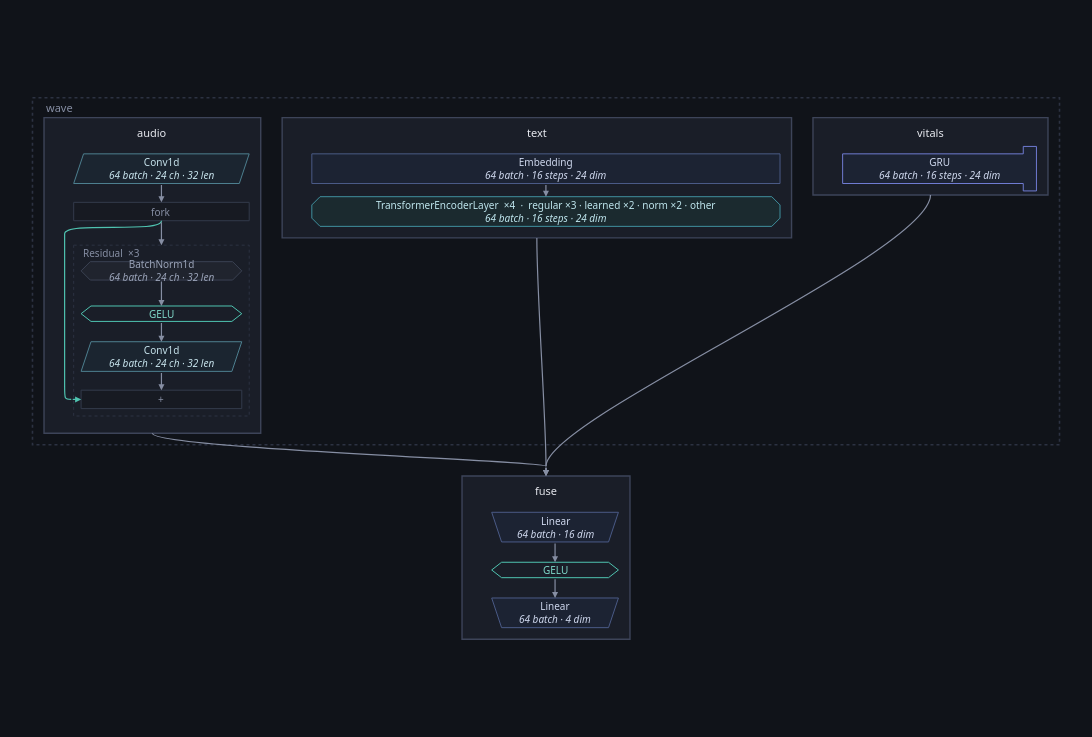

Source (notebook cell):
### Code cell
opened.figure(inside=architecture(opened, ONE))

### Figure 1 — Plotly figure (JSON) as saved in the notebook; plotly's stock layout.template omitted (floating-point values rounded to 4 significant figures)
{"data": [{"hoverinfo": "text", "hovertext": ["<b>audio</b><br>class: Audio<br>device: cpu", "<b>text</b><br>class: Text<br>device: cpu", "<b>vitals</b><br>class: Vitals<br>device: cpu", "<b>fuse</b><br>class: Fuse<br>device: cpu"], "marker": {"opacity": 0, "size": 1}, "mode": "markers", "showlegend": false, "type": "scatter", "x": [145.5, 612.1, 1090.0, 623.2], "y": [215.5, 97.0, 71.0, 558.0]}], "layout": {"annotations": [{"align": "left", "font": {"color": "#868ea3", "family": "system-ui, -apple-system, Segoe UI, Roboto, sans-serif", "size": 11}, "showarrow": false, "text": "wave", "x": 14.0, "xanchor": "left", "y": 12.0, "yanchor": "middle"}, {"align": "center", "font": {"color": "#e7e9ef", "family": "system-ui, -apple-system, Segoe UI, Roboto, sans-serif", "size": 11}, "showarrow": false, "text": "audio", "x": 145.5, "xanchor": "center", "y": 41.5, "yanchor": "middle"}, {"align": "center", "font": {"color": "#c7e3ec", "family": "system-ui, -apple-system, Segoe UI, Roboto, sans-serif", "size": 10}, "showarrow": false, "text": "Conv1d<br><i>64 batch · 24 ch · 32 len</i>", "x": 156.5, "xanchor": "center", "y": 86.0, "yanchor": "middle"}, {"align": "center", "font": {"color": "#868ea3", "family": "system-ui, -apple-system, Segoe UI, Roboto, sans-serif", "size": 10}, "showarrow": false, "text": "fork", "x": 156.5, "xanchor": "center", "y": 138.0, "yanchor": "middle"}, {"align": "center", "font": {"color": "#9aa3b8", "family": "system-ui, -apple-system, Segoe UI, Roboto, sans-serif", "size": 10}, "showarrow": false, "text": "BatchNorm1d<br><i>64 batch · 24 ch · 32 len</i>", "x": 156.5, "xanchor": "center", "y": 210.0, "yanchor": "middle"}, {"align": "center", "font": {"color": "#7fd8c9", "family": "system-ui, -apple-system, Segoe UI, Roboto, sans-serif", "size": 10}, "showarrow": false, "text": "GELU", "x": 156.5, "xanchor": "center", "y": 262.0, "yanchor": "middle"}, {"align": "center", "font": {"color": "#c7e3ec", "family": "system-ui, -apple-system, Segoe UI, Roboto, sans-serif", "size": 10}, "showarrow": false, "text": "Conv1d<br><i>64 batch · 24 ch · 32 len</i>", "x": 156.5, "xanchor": "center", "y": 314.0, "yanchor": "middle"}, {"align": "center", "font": {"color": "#868ea3", "family": "system-ui, -apple-system, Segoe UI, Roboto, sans-serif", "size": 10}, "showarrow": false, "text": "+", "x": 156.5, "xanchor": "center", "y": 366.0, "yanchor": "middle"}, {"align": "left", "font": {"color": "#868ea3", "family": "system-ui, -apple-system, Segoe UI, Roboto, sans-serif", "size": 10}, "showarrow": false, "text": "Residual  ×3", "x": 59.0, "xanchor": "left", "y": 188.8, "yanchor": "middle"}, {"align": "center", "font": {"color": "#e7e9ef", "family": "system-ui, -apple-system, Segoe UI, Roboto, sans-serif", "size": 11}, "showarrow": false, "text": "text", "x": 612.1, "xanchor": "center", "y": 41.5, "yanchor": "middle"}, {"align": "center", "font": {"color": "#cfd8ee", "family": "system-ui, -apple-system, Segoe UI, Roboto, sans-serif", "size": 10}, "showarrow": false, "text": "Embedding<br><i>64 batch · 16 steps · 24 dim</i>", "x": 623.1, "xanchor": "center", "y": 86.0, "yanchor": "middle"}, {"align": "center", "font": {"color": "#bfe6ee", "family": "system-ui, -apple-system, Segoe UI, Roboto, sans-serif", "size": 10}, "showarrow": false, "text": "TransformerEncoderLayer  ×4  ·  regular ×3 · learned ×2 · norm ×2 · other<br><i>64 batch · 16 steps · 24 dim</i>", "x": 623.1, "xanchor": "center", "y": 138.0, "yanchor": "middle"}, {"align": "center", "font": {"color": "#e7e9ef", "family": "system-ui, -apple-system, Segoe UI, Roboto, sans-serif", "size": 11}, "showarrow": false, "text": "vitals", "x": 1090.0, "xanchor": "center", "y": 41.5, "yanchor": "middle"}, {"align": "center", "font": {"color": "#cfd8ee", "family": "system-ui, -apple-system, Segoe UI, Roboto, sans-serif", "size": 10}, "showarrow": false, "text": "GRU<br><i>64 batch · 16 steps · 24 dim</i>", "x": 1101.0, "xanchor": "center", "y": 86.0, "yanchor": "middle"}, {"align": "center", "font": {"color": "#e7e9ef", "family": "system-ui, -apple-system, Segoe UI, Roboto, sans-serif", "size": 11}, "showarrow": false, "text": "fuse", "x": 623.2, "xanchor": "center", "y": 476.5, "yanchor": "middle"}, {"align": "center", "font": {"color": "#cfd8ee", "family": "system-ui, -apple-system, Segoe UI, Roboto, sans-serif", "size": 10}, "showarrow": false, "text": "Linear<br><i>64 batch · 16 dim</i>", "x": 634.2, "xanchor": "center", "y": 521.0, "yanchor": "middle"}, {"align": "center", "font": {"color": "#7fd8c9", "family": "system-ui, -apple-system, Segoe UI, Roboto, sans-serif", "size": 10}, "showarrow": false, "text": "GELU", "x": 634.2, "xanchor": "center", "y": 573.0, "yanchor": "middle"}, {"align": "center", "font": {"color": "#cfd8ee", "family": "system-ui, -apple-system, Segoe UI, Roboto, sans-serif", "size": 10}, "showarrow": false, "text": "Linear<br><i>64 batch · 4 dim</i>", "x": 634.2, "xanchor": "center", "y": 625.0, "yanchor": "middle"}, {"arrowcolor": "#868ea3", "arrowhead": 2, "arrowsize": 1, "arrowwidth": 1.2, "ax": 156.5, "axref": "x", "ay": 149.2, "ayref": "y", "showarrow": true, "text": "", "x": 156.5, "xref": "x", "y": 178.8, "yref": "y"}, {"arrowcolor": "#868ea3", "arrowhead": 2, "arrowsize": 1, "arrowwidth": 1.2, "ax": 156.5, "axref": "x", "ay": 221.2, "ayref": "y", "showarrow": true, "text": "", "x": 156.5, "xref": "x", "y": 252.6, "yref": "y"}, {"arrowcolor": "#868ea3", "arrowhead": 2, "arrowsize": 1, "arrowwidth": 1.2, "ax": 156.5, "axref": "x", "ay": 271.4, "ayref": "y", "showarrow": true, "text": "", "x": 156.5, "xref": "x", "y": 296.0, "yref": "y"}, {"arrowcolor": "#4fc3b0", "arrowhead": 2, "arrowsize": 1, "arrowwidth": 1.2, "ax": 47.0, "axref": "x", "ay": 366.0, "ayref": "y", "showarrow": true, "text": "", "x": 59.0, "xref": "x", "y": 366.0, "yref": "y"}, {"arrowcolor": "#868ea3", "arrowhead": 2, "arrowsize": 1, "arrowwidth": 1.2, "ax": 156.5, "axref": "x", "ay": 332.0, "ayref": "y", "showarrow": true, "text": "", "x": 156.5, "xref": "x", "y": 354.8, "yref": "y"}, {"arrowcolor": "#868ea3", "arrowhead": 2, "arrowsize": 1, "arrowwidth": 1.2, "ax": 156.5, "axref": "x", "ay": 104.0, "ayref": "y", "showarrow": true, "text": "", "x": 156.5, "xref": "x", "y": 126.8, "yref": "y"}, {"arrowcolor": "#868ea3", "arrowhead": 2, "arrowsize": 1, "arrowwidth": 1.2, "ax": 623.1, "axref": "x", "ay": 104.0, "ayref": "y", "showarrow": true, "text": "", "x": 623.1, "xref": "x", "y": 120.0, "yref": "y"}, {"arrowcolor": "#868ea3", "arrowhead": 2, "arrowsize": 1, "arrowwidth": 1.2, "ax": 634.2, "axref": "x", "ay": 539.0, "ayref": "y", "showarrow": true, "text": "", "x": 634.2, "xref": "x", "y": 563.6, "yref": "y"}, {"arrowcolor": "#868ea3", "arrowhead": 2, "arrowsize": 1, "arrowwidth": 1.2, "ax": 634.2, "axref": "x", "ay": 582.4, "ayref": "y", "showarrow": true, "text": "", "x": 634.2, "xref": "x", "y": 607.0, "yref": "y"}, {"arrowcolor": "#868ea3", "arrowhead": 2, "arrowsize": 1, "arrowwidth": 1.2, "ax": 623.2, "axref": "x", "ay": 447.0, "ayref": "y", "showarrow": true, "text": "", "x": 623.2, "xref": "x", "y": 459.0, "yref": "y"}, {"arrowcolor": "#868ea3", "arrowhead": 2, "arrowsize": 1, "arrowwidth": 1.2, "ax": 623.2, "axref": "x", "ay": 447.0, "ayref": "y", "showarrow": true, "text": "", "x": 623.2, "xref": "x", "y": 459.0, "yref": "y"}, {"arrowcolor": "#868ea3", "arrowhead": 2, "arrowsize": 1, "arrowwidth": 1.2, "ax": 623.2, "axref": "x", "ay": 447.0, "ayref": "y", "showarrow": true, "text": "", "x": 623.2, "xref": "x", "y": 459.0, "yref": "y"}], "font": {"color": "#e7e9ef", "family": "system-ui, -apple-system, Segoe UI, Roboto, sans-serif", "size": 12}, "height": 737.0, "hoverlabel": {"align": "left", "bgcolor": "#1a1e28", "bordercolor": "#2c3242", "font": {"color": "#e7e9ef", "family": "system-ui, -apple-system, Segoe UI, Roboto, sans-serif"}}, "legend": {"bgcolor": "rgba(0,0,0,0)", "font": {"color": "#868ea3"}, "orientation": "h", "x": 1, "xanchor": "right", "y": 1.02, "yanchor": "bottom"}, "margin": {"b": 16, "l": 16, "r": 16, "t": 16}, "paper_bgcolor": "#101319", "plot_bgcolor": "#101319", "shapes": [{"fillcolor": "rgba(0,0,0,0)", "layer": "below", "line": {"color": "#2c3242", "dash": "dot", "width": 1.6}, "type": "rect", "x0": 0.0, "x1": 1246.0, "y0": 0.0, "y1": 421.0}, {"fillcolor": "#1a1e28", "layer": "below", "line": {"color": "#3d4459", "width": 1.4}, "type": "rect", "x0": 14.0, "x1": 277.0, "y0": 24.0, "y1": 407.0}, {"fillcolor": "#1b2530", "layer": "below", "line": {"color": "#4d7f8f", "width": 1.0}, "path": "M 62.0,68.0 L 263.0,68.0 L 251.0,104.0 L 50.0,104.0 Z", "type": "path", "xref": "x", "yref": "y"}, {"fillcolor": "#171a22", "layer": "below", "line": {"color": "#333a4b", "width": 1.0}, "path": "M 50.0,126.84 L 263.0,126.84 L 263.0,149.16 L 50.0,149.16 Z", "type": "path", "xref": "x", "yref": "y"}, {"fillcolor": "#20242e", "layer": "below", "line": {"color": "#3a4152", "width": 1.0}, "path": "M 70.16,198.84 L 242.84,198.84 L 254.0,210.0 L 242.84,221.16 L 70.16,221.16 L 59.0,210.0 Z", "type": "path", "xref": "x", "yref": "y"}, {"fillcolor": "rgba(0,0,0,0)", "layer": "below", "line": {"color": "#4fc3b0", "width": 1.0}, "path": "M 59.0,262.0 L 71.0,252.64 L 242.0,252.64 L 254.0,262.0 L 242.0,271.36 L 71.0,271.36 Z", "type": "path", "xref": "x", "yref": "y"}, {"fillcolor": "#1b2530", "layer": "below", "line": {"color": "#4d7f8f", "width": 1.0}, "path": "M 71.0,296.0 L 254.0,296.0 L 242.0,332.0 L 59.0,332.0 Z", "type": "path", "xref": "x", "yref": "y"}, {"fillcolor": "#171a22", "layer": "below", "line": {"color": "#333a4b", "width": 1.0}, "path": "M 59.0,354.84 L 254.0,354.84 L 254.0,377.15999999999997 L 59.0,377.15999999999997 Z", "type": "path", "xref": "x", "yref": "y"}, {"layer": "below", "line": {"color": "#2c3242", "dash": "dot", "width": 1.0}, "type": "rect", "x0": 50.0, "x1": 263.0, "y0": 178.8, "y1": 386.2}, {"fillcolor": "#1a1e28", "layer": "below", "line": {"color": "#3d4459", "width": 1.4}, "type": "rect", "x0": 303.0, "x1": 921.2, "y0": 24.0, "y1": 170.0}, {"fillcolor": "#1c2333", "layer": "below", "line": {"color": "#4a5a86", "width": 1.0}, "path": "M 339.0,68.0 L 907.2,68.0 L 907.2,104.0 L 339.0,104.0 Z", "type": "path", "xref": "x", "yref": "y"}, {"fillcolor": "#1b2a2f", "layer": "below", "line": {"color": "#3f8f9d", "width": 1.0}, "path": "M 349.0,120.0 L 897.2,120.0 L 907.2,130.0 L 907.2,146.0 L 897.2,156.0 L 349.0,156.0 L 339.0,146.0 L 339.0,130.0 Z", "type": "path", "xref": "x", "yref": "y"}, {"fillcolor": "#1a1e28", "layer": "below", "line": {"color": "#3d4459", "width": 1.4}, "type": "rect", "x0": 947.2, "x1": 1232.0, "y0": 24.0, "y1": 118.0}, {"fillcolor": "#1c2333", "layer": "below", "line": {"color": "#6f7bd1", "width": 1.0}, "path": "M 983.2,68.0 L 1202.4,68.0 L 1202.4,59.0 L 1218.4,59.0 L 1218.4,113.0 L 1202.4,113.0 L 1202.4,104.0 L 983.2,104.0 Z", "type": "path", "xref": "x", "yref": "y"}, {"fillcolor": "#1a1e28", "layer": "below", "line": {"color": "#3d4459", "width": 1.4}, "type": "rect", "x0": 521.3, "x1": 725.1, "y0": 459.0, "y1": 657.0}, {"fillcolor": "#1c2333", "layer": "below", "line": {"color": "#4a5a86", "width": 1.0}, "path": "M 557.3000000000001,503.0 L 711.1000000000001,503.0 L 699.1000000000001,539.0 L 569.3000000000001,539.0 Z", "type": "path", "xref": "x", "yref": "y"}, {"fillcolor": "rgba(0,0,0,0)", "layer": "below", "line": {"color": "#4fc3b0", "width": 1.0}, "path": "M 557.3000000000001,573.0 L 569.3000000000001,563.64 L 699.1000000000001,563.64 L 711.1000000000001,573.0 L 699.1000000000001,582.36 L 569.3000000000001,582.36 Z", "type": "path", "xref": "x", "yref": "y"}, {"fillcolor": "#1c2333", "layer": "below", "line": {"color": "#4a5a86", "width": 1.0}, "path": "M 557.3000000000001,607.0 L 711.1000000000001,607.0 L 699.1000000000001,643.0 L 569.3000000000001,643.0 Z", "type": "path", "xref": "x", "yref": "y"}, {"layer": "below", "line": {"color": "#4fc3b0", "width": 1.2}, "path": "M 156.5,149.16 C 156.5,165.16 39.0,149.16 39.0,165.16 L 39.0,350.0 C 39.0,366.0 39.0,366.0 47.0,366.0", "type": "path", "xref": "x", "yref": "y"}, {"layer": "below", "line": {"color": "#868ea3", "width": 1.2}, "path": "M 145.5,407.0 C 145.5,425.2 623.2,440.8 623.2,447.0", "type": "path", "xref": "x", "yref": "y"}, {"layer": "below", "line": {"color": "#868ea3", "width": 1.2}, "path": "M 612.1,170.0 C 612.1,240.0 623.2,389.0 623.2,447.0", "type": "path", "xref": "x", "yref": "y"}, {"layer": "below", "line": {"color": "#868ea3", "width": 1.2}, "path": "M 1089.8000000000002,118.0 C 1089.8000000000002,188.0 623.2,389.0 623.2,447.0", "type": "path", "xref": "x", "yref": "y"}], "width": 1326.0, "xaxis": {"range": [-20.0, 1266.0], "visible": false}, "yaxis": {"range": [677.0, -20], "scaleanchor": "x", "visible": false}}}
